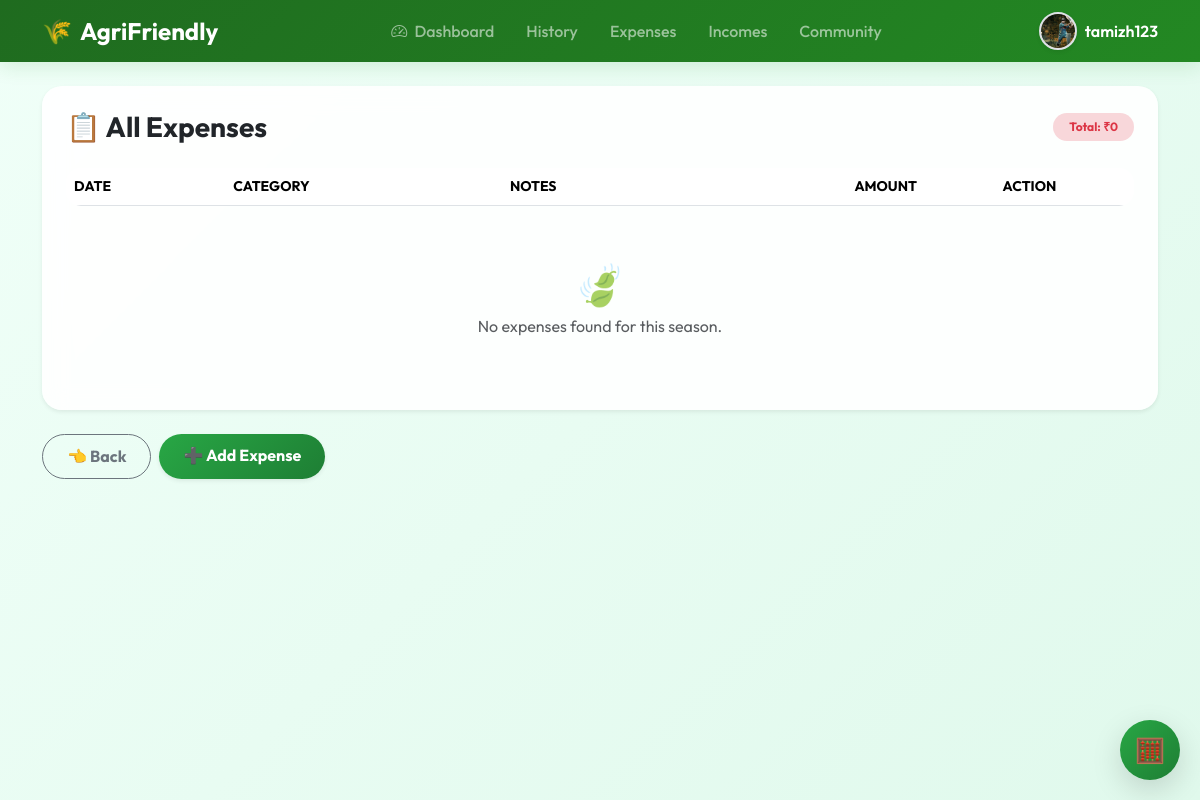
Screenshot of /expenses (signed in) with the database file from the repository.
### tables this page shows
CREATE TABLE users (id INTEGER PRIMARY KEY AUTOINCREMENT, username TEXT UNIQUE, password TEXT, profile_pic TEXT);

### app.py (the view)
@app.route('/expenses')
@login_required
def view_expenses():
    budget = query_db("SELECT id FROM budget WHERE user_id=? AND status='active' ORDER BY id DESC LIMIT 1", (request.user_id,), one=True)
    b_id = budget[0] if budget else -1
    data = query_db("SELECT * FROM expenses WHERE user_id=? AND budget_id=? ORDER BY date DESC", (request.user_id, b_id))
    total = sum(r[5] for r in data)
    return render_template("view_expenses.html", expenses=data, total=total)

### app.py (called while the page is built)
def decode_jwt(token):
    try:
        header_b64, payload_b64, signature_b64 = token.split(".")
        signing_input = f"{header_b64}.{payload_b64}"
        expected_sig = hmac.new(SECRET_KEY.encode(), signing_input.encode(), hashlib.sha256).digest()
        expected_sig_b64 = base64.urlsafe_b64encode(expected_sig).decode().rstrip("=")
        if not hmac.compare_digest(signature_b64, expected_sig_b64):
            return None
        payload_padded = payload_b64 + "=" * (4 - len(payload_b64) % 4)
        payload = json.loads(base64.urlsafe_b64decode(payload_padded).decode())
        if "exp" in payload and payload["exp"] < datetime.utcnow().timestamp():
            return None
        return payload
    except Exception:
        return None

def query_db(q, args=(), one=False, execute=False):
    conn = sqlite3.connect(DB_NAME)
    cur = conn.cursor()
    cur.execute(q, args)
    if execute:
        conn.commit()
        last_id = cur.lastrowid
        conn.close()
        return last_id
    rv = cur.fetchall()
    conn.commit()
    conn.close()
    return (rv[0] if rv else None) if one else rv

@app.before_request
def load_user():
    request.user_id = None
    request.username = None
    request.user_profile_pic = None
    token = request.cookies.get("jwt_token")
    if token:
        payload = decode_jwt(token)
        if payload and "user_id" in payload:
            request.user_id = payload["user_id"]
            request.username = payload.get("username", "Farmer")
            user = query_db("SELECT profile_pic FROM users WHERE id=?", (request.user_id,), one=True)
            request.user_profile_pic = user[0] if user and user[0] else None

def login_required(f):
    @wraps(f)
    def decorated_function(*args, **kwargs):
        if not request.user_id:
            return redirect(url_for('login'))
        return f(*args, **kwargs)
    return decorated_function

### templates/view_expenses.html (shortened to what this page needs)
{% extends "base.html" %}
{% block content %}
<div class="card p-4 fade-in border-0 shadow-sm mb-4">
  <div class="d-flex justify-content-between align-items-center mb-4">
    <h3 class="fw-bold text-dark mb-0">📋 All Expenses</h3>
    <span class="badge bg-danger-subtle text-danger px-3 py-2 rounded-pill fw-bold">Total: ₹{{ total }}</span>
  </div>
  <div class="table-responsive">
    <table class="table table-hover align-middle mb-0">
      <thead class="text-muted small text-uppercase">
        <tr>
          <th>Date</th>
          <th>Category</th>
          <th>Notes</th>
          <th class="text-end">Amount</th>
          <th class="text-center">Action</th>
        </tr>
      </thead>
    </table>
  </div>
  {% if not expenses %}
  <div class="text-center py-5 text-muted">
    <span class="fs-1">🍃</span><br>
    No expenses found for this season.
  </div>
  {% endif %}
</div>
<div class="d-flex gap-2 mb-5">
  <a href="{{ url_for('dashboard') }}" class="btn btn-outline-secondary rounded-pill px-4 fw-bold">👈 Back</a>
  <a href="{{ url_for('dashboard') }}" class="btn btn-success rounded-pill px-4 fw-bold shadow-sm">➕ Add Expense</a>
</div>
{% endblock %}

### templates/base.html (shortened to what this page needs)
<!DOCTYPE html>
<html>
<head>
  <link href="https://cdn.jsdelivr.net/npm/bootstrap@5.3.2/dist/css/bootstrap.min.css" rel="stylesheet">
  <link href="https://cdn.jsdelivr.net/npm/bootstrap-icons@1.11.1/font/bootstrap-icons.css" rel="stylesheet">
  <link href="https://cdnjs.cloudflare.com/ajax/libs/cropperjs/1.5.13/cropper.min.css" rel="stylesheet">
  <link rel="stylesheet" href="{{ url_for('static', filename='style.css') }}">
</head>
<body>
  <nav class="navbar navbar-expand-lg navbar-dark sticky-top py-2" style="background: var(--nav-gradient);">
    <div class="container d-flex align-items-center justify-content-between">
      <div class="d-flex align-items-center">
        <a class="navbar-brand fw-bold fs-4 d-flex align-items-center" href="/">
          <span class="me-2">🌾</span> <span class="d-none d-sm-inline">AgriFriendly</span><span class="d-inline d-sm-none">Agri</span>
        </a>
      </div>
      <div class="collapse navbar-collapse" id="navbarNav">
        <ul class="navbar-nav mx-auto">
          {% if request.cookies.get('jwt_token') %}
          <li class="nav-item"><a class="nav-link px-3" href="/"><i class="bi bi-speedometer2 me-1"></i> Dashboard</a></li>
          <li class="nav-item"><a class="nav-link px-3" href="/history">History</a></li>
          <li class="nav-item"><a class="nav-link px-3" href="/expenses">Expenses</a></li>
          <li class="nav-item"><a class="nav-link px-3" href="/incomes">Incomes</a></li>
          <li class="nav-item"><a class="nav-link px-3" href="/tips">Community</a></li>
          {% endif %}
        </ul>
      </div>
      <div class="d-flex align-items-center">
        {% if request.username %}
        <div class="dropdown">
          <a href="#" class="d-flex align-items-center text-decoration-none dropdown-toggle text-white" id="profileDropdown" data-bs-toggle="dropdown" aria-expanded="false">
            <div class="profile-img-container shadow-sm border border-2 border-white-50">
              {% if request.user_profile_pic %}
              <img src="{{ url_for('static', filename='uploads/profiles/' + request.user_profile_pic) }}" alt="Profile" class="w-100 h-100 object-fit-cover">
              {% else %}
              <div class="w-100 h-100 d-flex align-items-center justify-content-center bg-success-subtle text-success fw-bold">
                {{ request.username[0].upper() }}
              </div>
              {% endif %}
            </div>
            <span class="ms-2 d-none d-md-inline fw-semibold">{{ request.username }}</span>
          </a>
        </div>
        {% else %}
        <div class="d-none d-lg-flex">
          <a class="btn btn-sm btn-outline-light rounded-pill px-4 me-2" href="/login">Login</a>
          <a class="btn btn-sm btn-light text-success rounded-pill px-4" href="/register">Register</a>
        </div>
        {% endif %}
      </div>
    </div>
  </nav>
  <div class="container my-4">
    {% block content %}{% endblock %}
  </div>
  {% if request.username %}
  <button id="calcy-btn" class="btn btn-success text-white shadow-lg" data-bs-toggle="modal" data-bs-target="#calcyModal" title="Smart Calculator Calcy">
    🧮
  </button>
  {% endif %}
</body>
</html>

### static/style.css (style rules this page uses)
:root { --primary-green: #1f6b1f; --secondary-green: #238823; --light-green: #f0fff8; --accent-green: #28a745; --danger-red: #dc3545; --card-shadow: 0 8px 30px rgba(0, 0, 0, 0.04); --hover-shadow: 0 15px 35px rgba(34, 139, 34, 0.1); --nav-gradient: linear-gradient(135deg, #1f6b1f, #238823); }
body { background: linear-gradient(135deg, #f0fff8, #e0f9ec); min-height: 100vh; color: #2b2b2b; font-family: 'Outfit', sans-serif; overflow-x: hidden; }
.navbar { box-shadow: 0 4px 20px rgba(34, 139, 34, 0.15); animation: slideDown 0.6s ease-out forwards; z-index: 1040; }
.nav-link { transition: all 0.3s ease; font-weight: 500; padding: 0.5rem 1rem !important; }
.profile-img-container { width: 38px; height: 38px; border-radius: 50%; overflow: hidden; background: #fff; transition: transform 0.3s ease; display: flex; align-items: center; justify-content: center; }
.dropdown-toggle::after { display: none; }
.card { border-radius: 20px; border: 1px solid rgba(255, 255, 255, 0.3); background: rgba(255, 255, 255, 0.9); backdrop-filter: blur(12px); transition: all 0.3s cubic-bezier(0.25, 0.8, 0.25, 1); box-shadow: var(--card-shadow); }
.btn { border-radius: 12px; font-weight: 600; transition: all 0.25s ease; padding: 0.6rem 1.5rem; }
.btn-success { background: linear-gradient(135deg, #28a745, #1e7e34); border: none; box-shadow: 0 4px 15px rgba(40, 167, 69, 0.3); }
#calcy-btn { position: fixed; bottom: 20px; right: 20px; top: auto; z-index: 1050; width: 60px; height: 60px; border-radius: 50%; display: flex; align-items: center; justify-content: center; font-size: 1.5rem; box-shadow: 0 10px 30px rgba(0,0,0,0.15) !important; }
.table-responsive { border-radius: 15px; overflow: hidden; }
.table { background: transparent !important; }
.fade-in { animation: fadeInUp 0.7s cubic-bezier(0.2, 0.8, 0.2, 1) both; }

### templates/base.html (style rules this page uses)
body { font-family: 'Outfit', sans-serif; }

### rows the page displays
users: profile_pic (picture), username "tamizh123"

### other values shown
{{ total }} "0"
